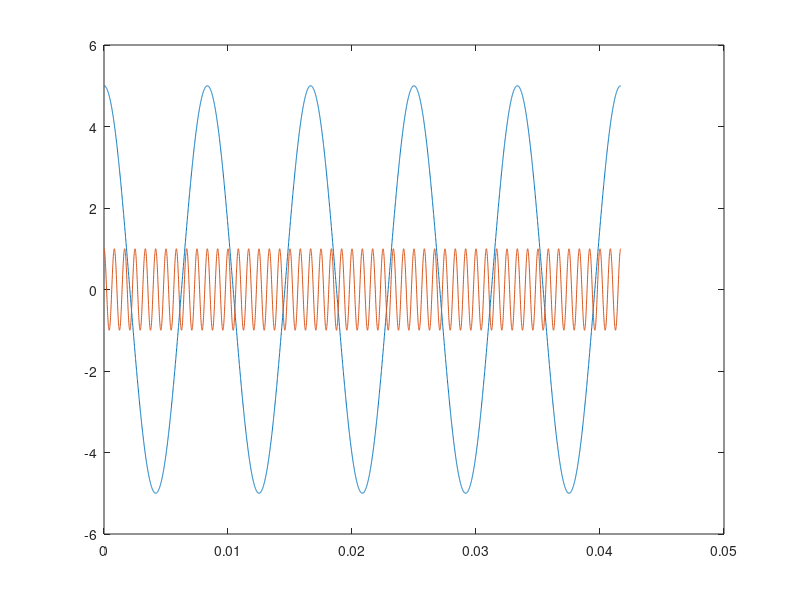
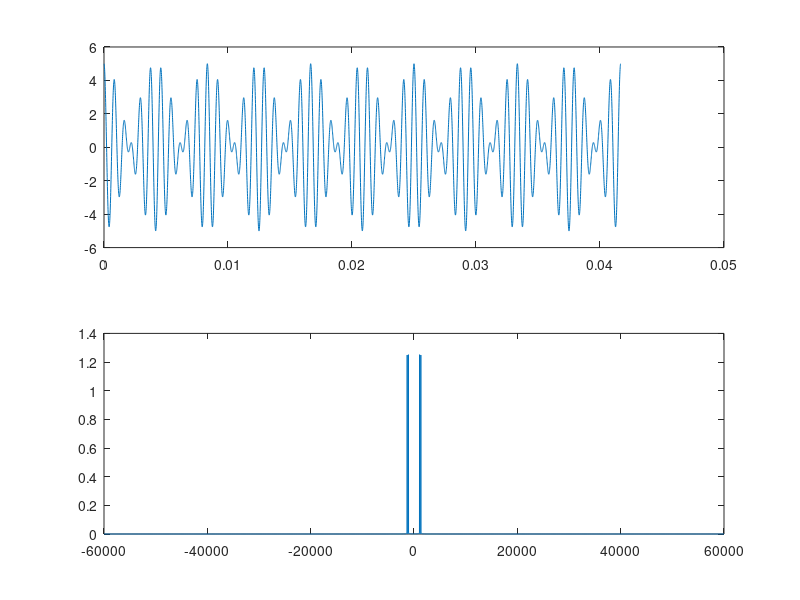
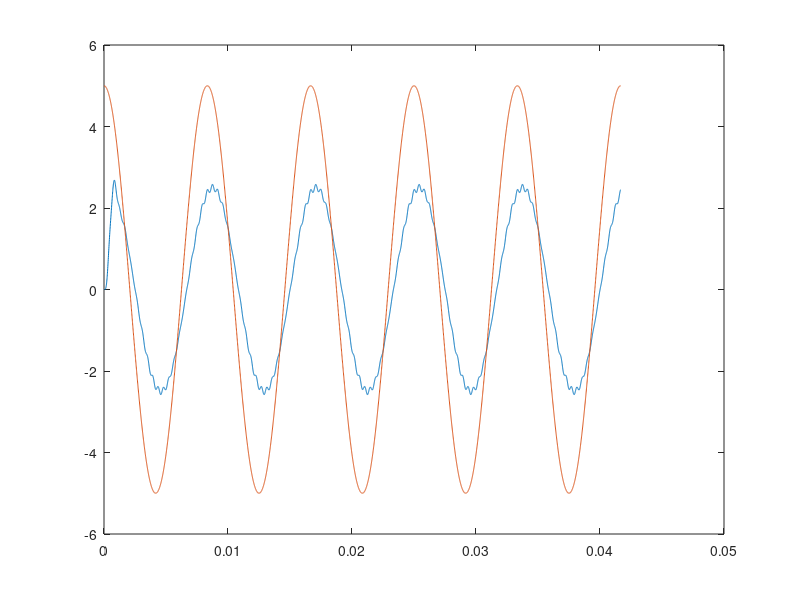

Recreate these plots in MATLAB, in order.
fm=120; fc=1200; fs=120000;
t=0:1/fs:5/120;

m=5*cos(2*pi*fm*t);
c=cos(2*pi*fc*t);

N= length(m);
u1=m.*c;
f1=linspace(-fs/2,fs/2,N);
fftx=abs(fftshift(fft(u1,N))/N);

figure(1)
plot (t,m);
hold on
plot(t,c);


 figure(2) 
 subplot(211); plot(t,u1);
 subplot(212); plot(f1,fftx);

Wn=fc/(fs/2);

demod=u1.*cos(2*pi*fc*t);
[b,a]=butter(5,Wn,'low');
y1=filter(b,a,demod);

figure(3)
plot(t,y1);
hold on
plot(t,m);


